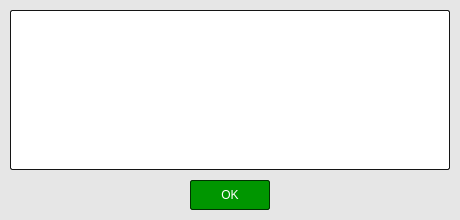
<?xml version="1.0" encoding="UTF-8"?>
<ui version="4.0">
 <class>ErrorWindow</class>
 <widget class="QWidget" name="ErrorWindow">
  <property name="windowModality">
   <enum>Qt::ApplicationModal</enum>
  </property>
  <property name="geometry">
   <rect>
    <x>0</x>
    <y>0</y>
    <width>460</width>
    <height>220</height>
   </rect>
  </property>
  <property name="windowTitle">
   <string>Error</string>
  </property>
  <property name="styleSheet">
   <string notr="true">QWidget {
	background-color: rgb(230, 230, 230);
}
</string>
  </property>
  <widget class="QPushButton" name="okButton">
   <property name="geometry">
    <rect>
     <x>190</x>
     <y>180</y>
     <width>80</width>
     <height>30</height>
    </rect>
   </property>
   <property name="styleSheet">
    <string notr="true">QPushButton {
	font: 75 12pt &quot;Liberation Sans&quot;;
	color: rgb(255, 255, 255);

	background-color: rgb(0, 150, 0);

	border: 1px solid  rgb(0, 50, 0);
	border-radius: 2px;
}

QPushButton:hover {
	background-color: rgb(0, 180, 0);
}

QPushButton:disabled {
	background-color: rgb(100, 150, 100);
}
</string>
   </property>
   <property name="text">
    <string>OK</string>
   </property>
  </widget>
  <widget class="QPlainTextEdit" name="errorEdit">
   <property name="geometry">
    <rect>
     <x>10</x>
     <y>10</y>
     <width>440</width>
     <height>160</height>
    </rect>
   </property>
   <property name="styleSheet">
    <string notr="true">QPlainTextEdit {
	font: 75 11pt &quot;Liberation Sans&quot;;
	color: rgb(20, 20, 20);

	
	background-color: rgb(255, 255, 255);

	border: 1px solid  rgb(20, 20, 20);
	border-radius: 2px;
}
</string>
   </property>
   <property name="frameShadow">
    <enum>QFrame::Plain</enum>
   </property>
   <property name="verticalScrollBarPolicy">
    <enum>Qt::ScrollBarAlwaysOff</enum>
   </property>
   <property name="horizontalScrollBarPolicy">
    <enum>Qt::ScrollBarAlwaysOff</enum>
   </property>
   <property name="readOnly">
    <bool>true</bool>
   </property>
   <property name="textInteractionFlags">
    <set>Qt::LinksAccessibleByKeyboard|Qt::LinksAccessibleByMouse|Qt::TextBrowserInteraction|Qt::TextSelectableByKeyboard|Qt::TextSelectableByMouse</set>
   </property>
   <property name="backgroundVisible">
    <bool>false</bool>
   </property>
  </widget>
 </widget>
 <resources/>
 <connections/>
</ui>
